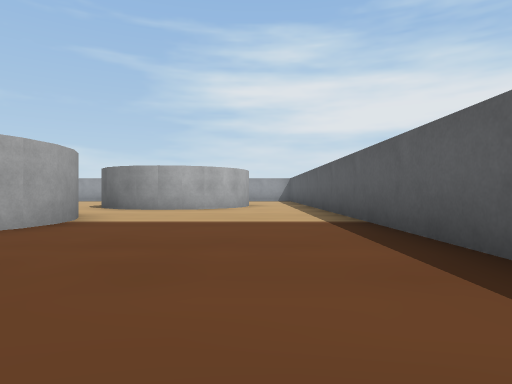
view 1 (above)

18 first-person views from a walk through a world built for the Webots simulator. The camera is 0.04 m above the floor, looks level and sees 75° across. The floor is counted in squares, 0.1 m on a side. Each view is taken from the middle of a square. On the plan, view 1 faces up. The plan holds only what a view shows up to about 9 squares ahead; the rest is blank. Robots are left out. Simple shapes and patterns stand in for the simulator's stock objects.

view 2
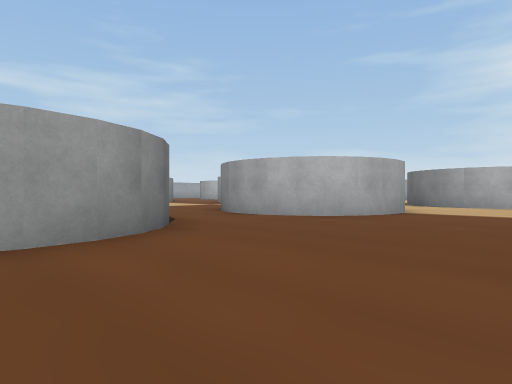

view 3
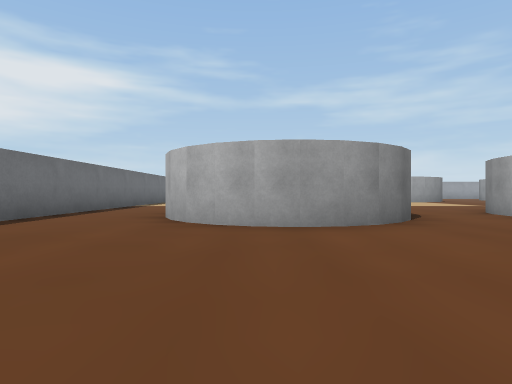

view 4
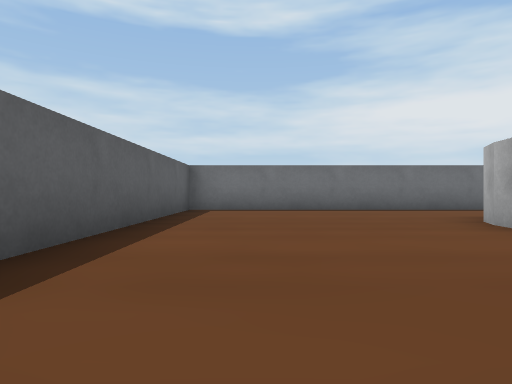

view 5
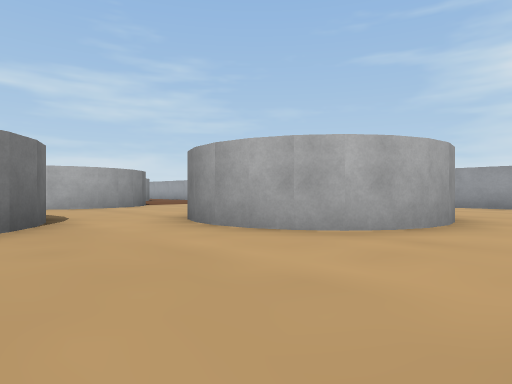

view 6
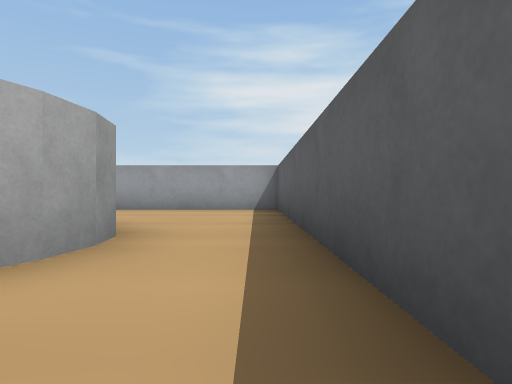

view 7
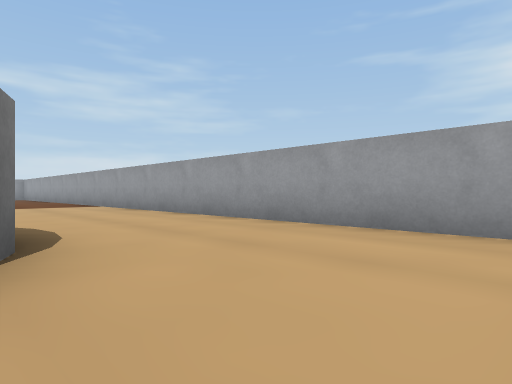

view 8
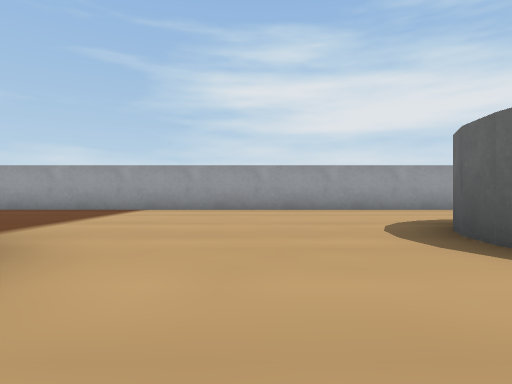

view 9
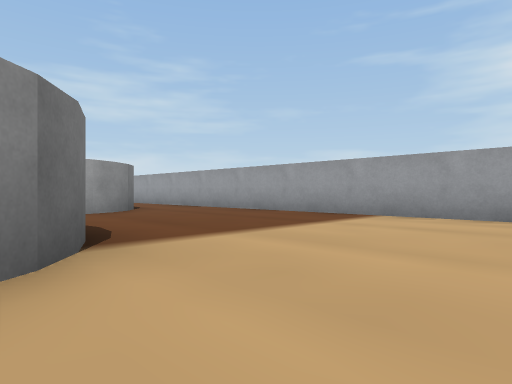

view 10
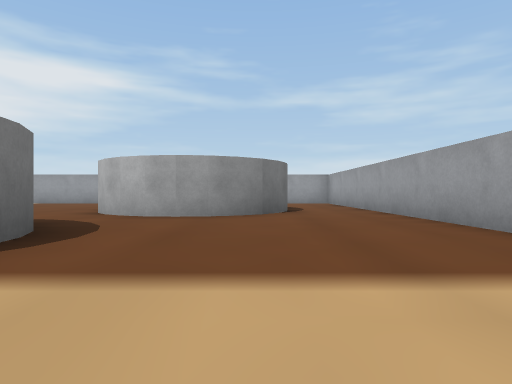

view 11
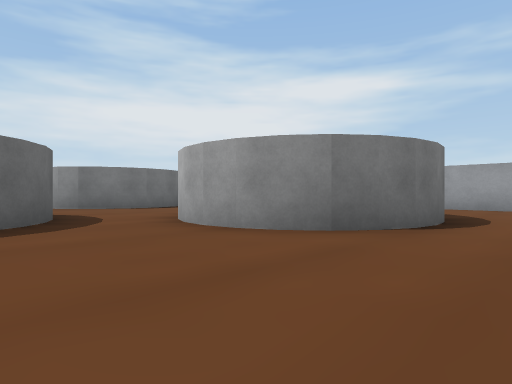

view 12
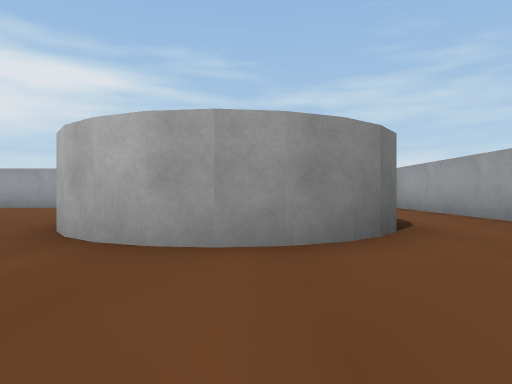

view 13
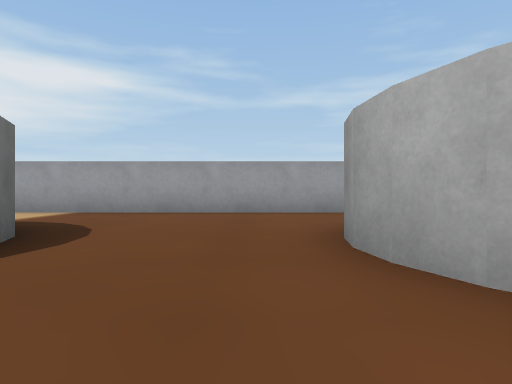

view 14
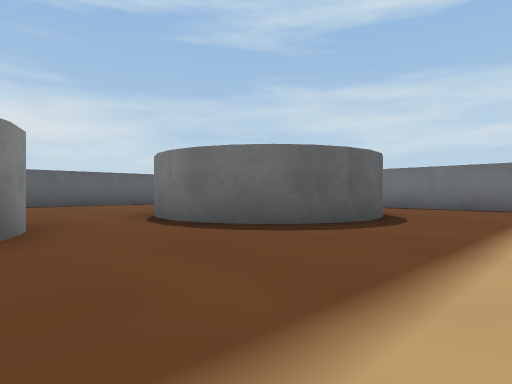

view 15
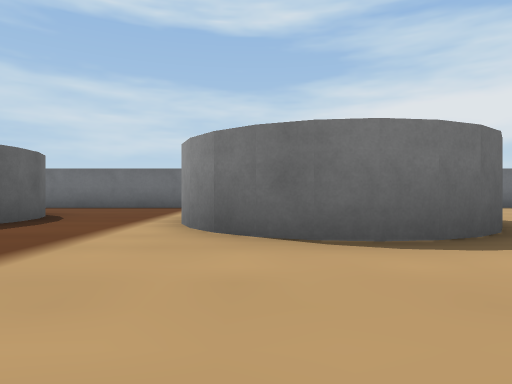

view 16
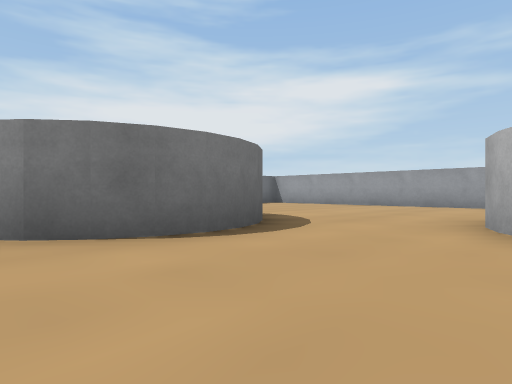

view 17
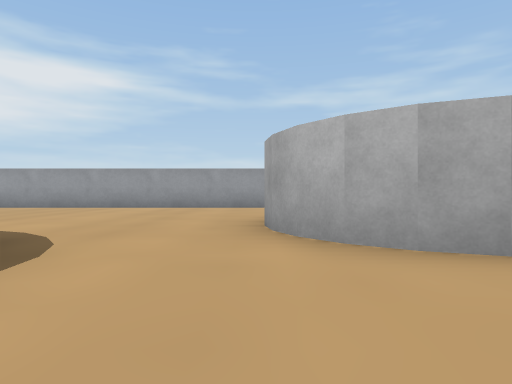

view 18
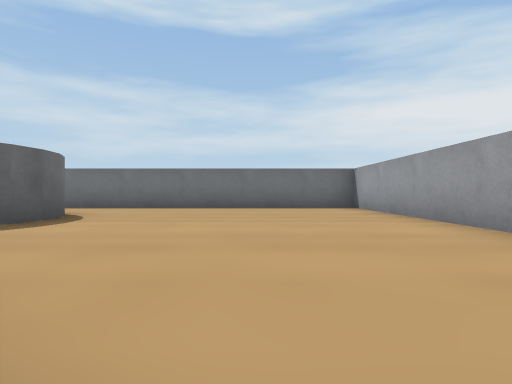

### Floor plan
Key: @ floor where view 1 was taken; # wall or solid block; . floor; C grey cylinder.
Columns run from 19 left of view 1 to 2 right of it. Each row starts with its distance up from view 1.
 15  #####################
 14   ...................#
 13 #....................#
 12 #.. CCC..............#
 11 #     C......... CC..#
 10 #     C..CC....C   C.#
  9 #...CCC.C  C...C  C..#
  8 #.......   C....CCC..#
  7 #.......   C.........#
  6 #...CCC.       C.....#
  5 #..   CC        C....#
  4 #..    C        C....#
  3 #  .  C......C CC....#
  2 #....C........C......#
  1 #....................#
  0 #......CCC...CCC...@.#
 -1 #.....C  CC.CC  C....#
 -2 #.....C    ..C  C....#
 -3 #......C   ..C C.....#
 -4 #.......   ..........#
 -5 #.......   ..........#
 -6 #########  ###########

Positions as (right, up) in squares from view 1, and headings:
1: (0, 0), facing up
2: (0, -2), facing up-left
3: (1, -2), facing left
4: (0, 2), facing down
5: (1, 5), facing up-left
6: (1, 7), facing up
7: (1, 11), facing up-left
8: (-6, 7), facing up
9: (-6, 9), facing up-left
10: (-7, 12), facing left
11: (-10, 14), facing down-left
12: (-10, 11), facing left
13: (-12, 8), facing left
14: (-9, 3), facing down-right
15: (-10, 3), facing down
16: (-9, 3), facing down-left
17: (-10, 2), facing left
18: (-16, 3), facing down
